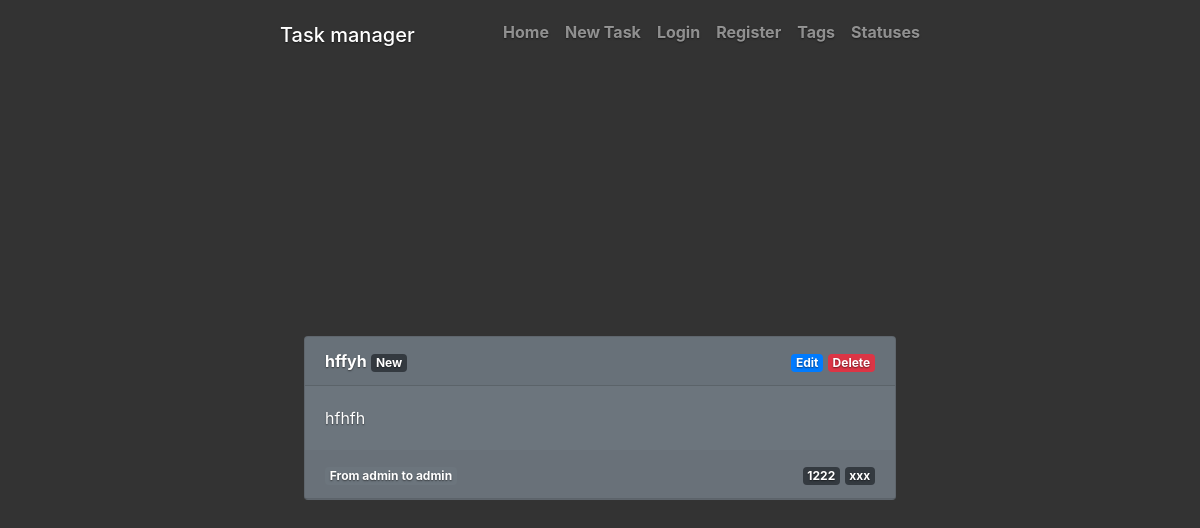
The page /tasks/6/ on the database its author committed.
### tasks/models.py (models this page shows, shortened)
class Task(models.Model):
    name = models.CharField(max_length=255, help_text="Enter a task name.")
    created_at = models.DateTimeField(auto_now_add=True)
    content = models.TextField(
        max_length=500,
        help_text="Enter a text of the task")
    status = models.ForeignKey(
        TaskStatus,
        on_delete=models.CASCADE,
        null=False, blank=False)
    tags = models.ManyToManyField(
        Tag,
        blank=True,
        help_text="Select a tags for this task"
        )
    creator = models.ForeignKey(
        User,
        on_delete=models.SET_NULL,
        null=True, blank=True)
    assigned_to = models.ForeignKey(
        User,
        on_delete=models.SET_NULL,
        null=True,
        blank=True,
        related_name="assigned_to")

class TaskStatus(models.Model):
    name = models.CharField(
        max_length=200,
        unique=True,
        help_text="Enter a status name")
    def __str__(self):
        return self.name

class Tag(models.Model):
    name = models.CharField(
        max_length=200,
        unique=True,
        help_text="Enter a tag")
    def __str__(self):
        return self.name

### tasks/views.py (the view)
# urls.py: path('<int:pk>/', views.TaskView.as_view(), name='task'),
class TaskView(generic.DetailView):
    model = Task
    template_name = "task.html"

### tasks/templates/task.html
{% extends "base.html" %}
{% block content %}
<div class="card text-white bg-secondary mb-3">
  <div class="card-header">
    <div class="row">
      <div class="col-md-6"><div class="text-left"><b><a href="{% url 'task' task.id %}">{{ task.name }}</a></b>
        <span class="badge badge-dark">{{ task.status }}</span>
      </div></div>
      <div class="col-md-6"><div class="text-right"><a href="{% url 'task_update' task.id %}" class="badge badge-primary">Edit</a>
        <a href="{% url 'task_delete' task.id %}" class="badge badge-danger">Delete</a></div></div>
    </div>
  </div>
  <div class="card-body">
    <p class="card-text">{{task.content}}</p>
  </div>
  <div class="card-header">
    <div class="row">
      <div class="col-md-6"><div class="text-left"><span class="badge badge-secondary">
        From {{ task.creator }} to {{ task.assigned_to }}
      </span></div></div>
      <div class="col-md-6"><div class="text-right">
        {% for tag in task.tags.all %}
        <span class="badge badge-dark">{{tag}}</span>
        {% endfor %}
      </div></div>
    </div>
  </div>
</div>
{% endblock %}

### tasks/static/css/cover.css (style rules this page uses)
a, a:focus, a:hover { color: #fff; }
html, body { height: 100%; background-color: #333; }
body { display: -ms-flexbox; display: flex; color: #fff; text-shadow: 0 .05rem .1rem rgba(0, 0, 0, .5); }

### rows shown on the page
Task: name "hffyh", status "New", content "hfhfh", creator "admin", assigned_to "admin"
Tag: name "1222"
Tag: name "xxx"
